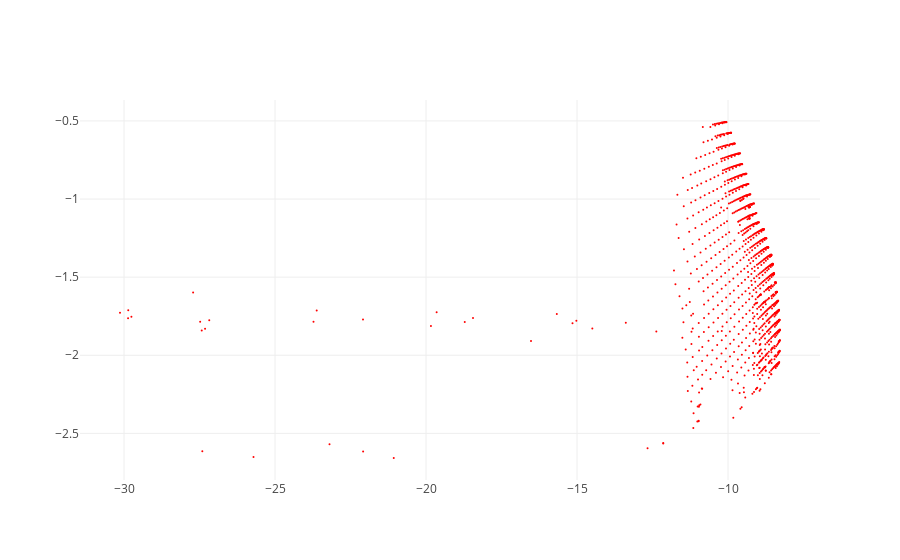

This figure's notebook cell:
### Markdown cell above
## Plotting the images using this range

### Code cell
# select the image of choice between 0 to 49
img_choice = 34

# selecting the range values
x_range = [x_min[img_choice] , x_max[img_choice]]
y_range = [y_min[img_choice] , y_max[img_choice]]

# the scene to plot
scene_to_view = new_objects[img_choice]

# plotting the graph with the given range and if you want to change the view change the needed_view variable
visualize(scene_to_view, needed_view, x_range, y_range)

### Figure 1 — Plotly figure (JSON) as saved in the notebook; plotly's stock layout.template omitted (floating-point values rounded to 4 significant figures; data arrays with more than 128 entries replaced by an {"elided": "..."} marker saying what was removed)
{"data": [{"marker": {"color": "red", "opacity": 1, "size": 2}, "mode": "markers", "type": "scatter", "uid": "c65c1a0c-51db-49b2-a42b-16690c20000c", "x": {"elided": "1160 float values"}, "y": {"elided": "1160 float values"}}], "layout": {"scene": {"xaxis": {"range": [-16.91, -6.908]}, "yaxis": {"range": [-2.834, 4.166]}}}}
